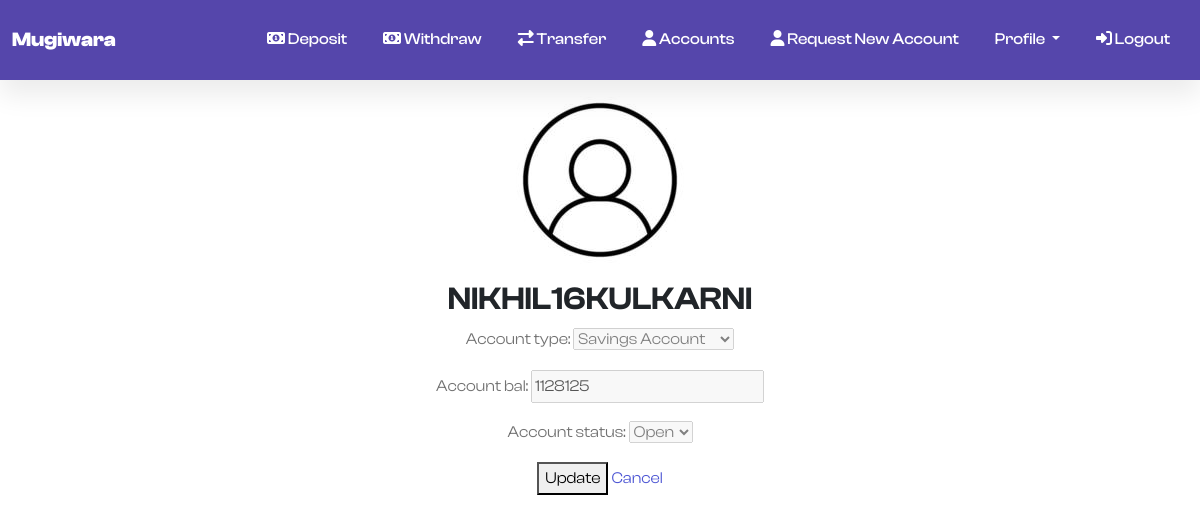
The app's page /accounts/ (signed in), older data.
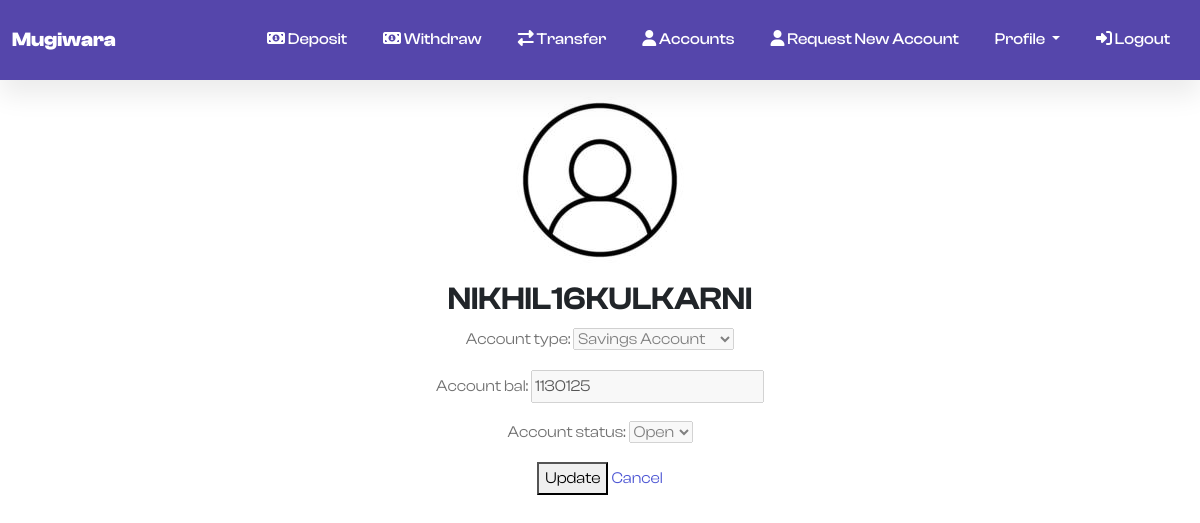
The same page, newer data.
### users/models.py (models this page shows, shortened)
class Account(models.Model):
    account_types = {
        'sav': 'Savings Account',
        'check': 'Checking Account'
    }
    account_status = {
        'o': 'Open',
        'c': 'Close',
    }
    modification_status = {
       'pending': 'Waiting for approval',
       'rejected': 'Rejected',
       'approved': 'Approved'
    }
    account_number = models.AutoField(primary_key = True)
    account_type = models.CharField(max_length = 128, choices = account_types)
    banking_user = models.ForeignKey('BankingUser', on_delete = models.CASCADE, related_name = 'banking_user')
    account_bal = models.BigIntegerField(default = 0)
    created_on = models.DateTimeField(auto_now_add = True)
    account_status = models.CharField(max_length = 32, choices = account_status, default = 'o')
    closed_on = models.DateTimeField(blank = True, null = True)
    modification_status = models.CharField(max_length = 32, choices = modification_status, default = 'pending')

### users/views.py (the view, shortened to what this page needs)
# urls.py: path('accounts/', views.accounts, name = 'accounts'),
@login_required
def accounts(request):
   u = request.user
   banking_user = BankingUser.objects.get(user = u)
   account = Account.objects.filter(banking_user = banking_user)
   if len(account) == 1:
       account1 = account[0]
       if request.method == 'POST':
           a1_form = AccountUpdateForm(request.POST, instance = account1)
           if a1_form.is_valid():
               a1_form.save()
               messages.success(request, 'Profile Updated Successfully')
               return redirect('accounts')
       a1_form = AccountUpdateForm(request.POST, instance = account1)
       context = {
           'a1_form': a1_form,
       }
       return render(request, 'users/accounts.html', context)

### users/forms.py
class AccountUpdateForm(ModelForm):
    class Meta:
        model = Account
        fields = ['account_number', 'account_type', 'account_bal', 'account_status']
    def __init__(self, *args, **kwargs):
        super(AccountUpdateForm, self).__init__(*args, **kwargs)
        if self.instance.account_number:
            self.fields['account_type'].disabled = True
            self.fields['account_bal'].disabled = True
            self.fields['account_status'].disabled = True

### users/templates/users/accounts.html (shortened to what this page needs)
{% extends 'users/base.html' %}
{% load crispy_forms_tags %}
{% block content %}
<!DOCTYPE html>
<html lang="en">
<head>
    <link rel="stylesheet" href="../../static/users/asset/css/accounts.css">
</head>
<body>
    <div class="container forget-password">
        <div class="row">
            <div class="col-md-12 col-md-offset-4">
                <div class="panel panel-default">
                    <div class="panel-body">
                        <div class="text-center">
                            <img src="../../static/users/asset/images/profile.jpeg" alt="car-key" border="0">
                            <h2 class="text-center text-uppercase">{{ user.username }}</h2>
                            <form id="create_blog" method="POST" enctype="multipart/form-data" class="debit-form">
                                {{ a1_form.as_p }}
                                <button type="submit" class="submit-button">Update</button>
                                <a class="cancel-button" href="{% url 'mugiwara' %}" role="button">Cancel</a>
                            </form>
                        </div>
                    </div>
                </div>
            </div>
        </div>
    </div>
</body>
</html>
{% endblock %}

Row changes from the older to the newer data that the page shows:
changed Account "Savings Account": account_bal "1128125" → "1130125"
